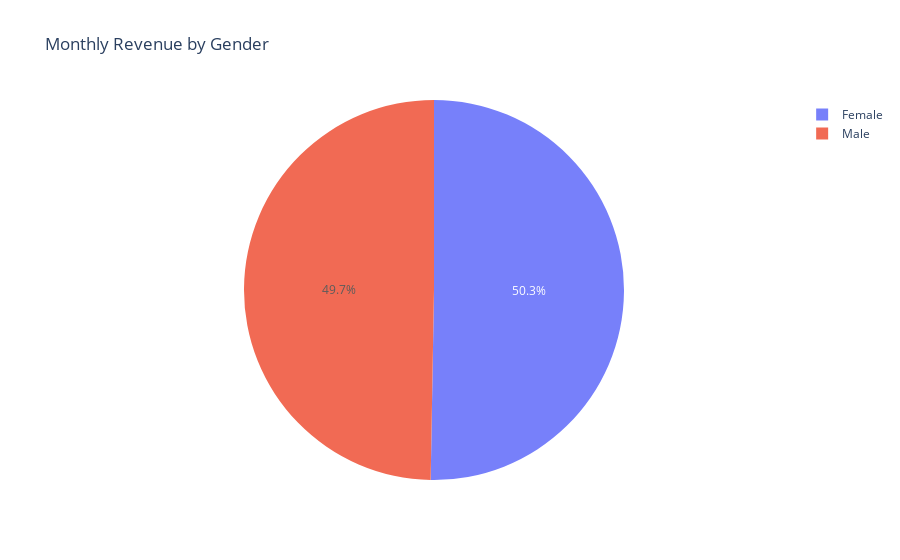

The notebook cell saved with this chart:
### Code cell
#Monthly Revenue by Gender

monthly_revenue_by_gender = px.pie(data, data["Gender"].value_counts().index,
                                 data["Gender"].value_counts(normalize=True),
                                 title="Monthly Revenue by Gender", opacity=0.87)
monthly_revenue_by_gender.show()

### Figure 1 — Plotly figure (JSON) as saved in the notebook; plotly's stock layout.template omitted (floating-point values rounded to 4 significant figures)
{"data": [{"domain": {"x": [0, 1], "y": [0, 1]}, "hovertemplate": "label=%{label}<br>value=%{value}<extra></extra>", "labels": ["Female", "Male"], "legendgroup": "", "name": "", "opacity": 0.87, "showlegend": true, "type": "pie", "values": [0.5028, 0.4972]}], "layout": {"legend": {"tracegroupgap": 0}, "title": {"text": "Monthly Revenue by Gender"}}}
